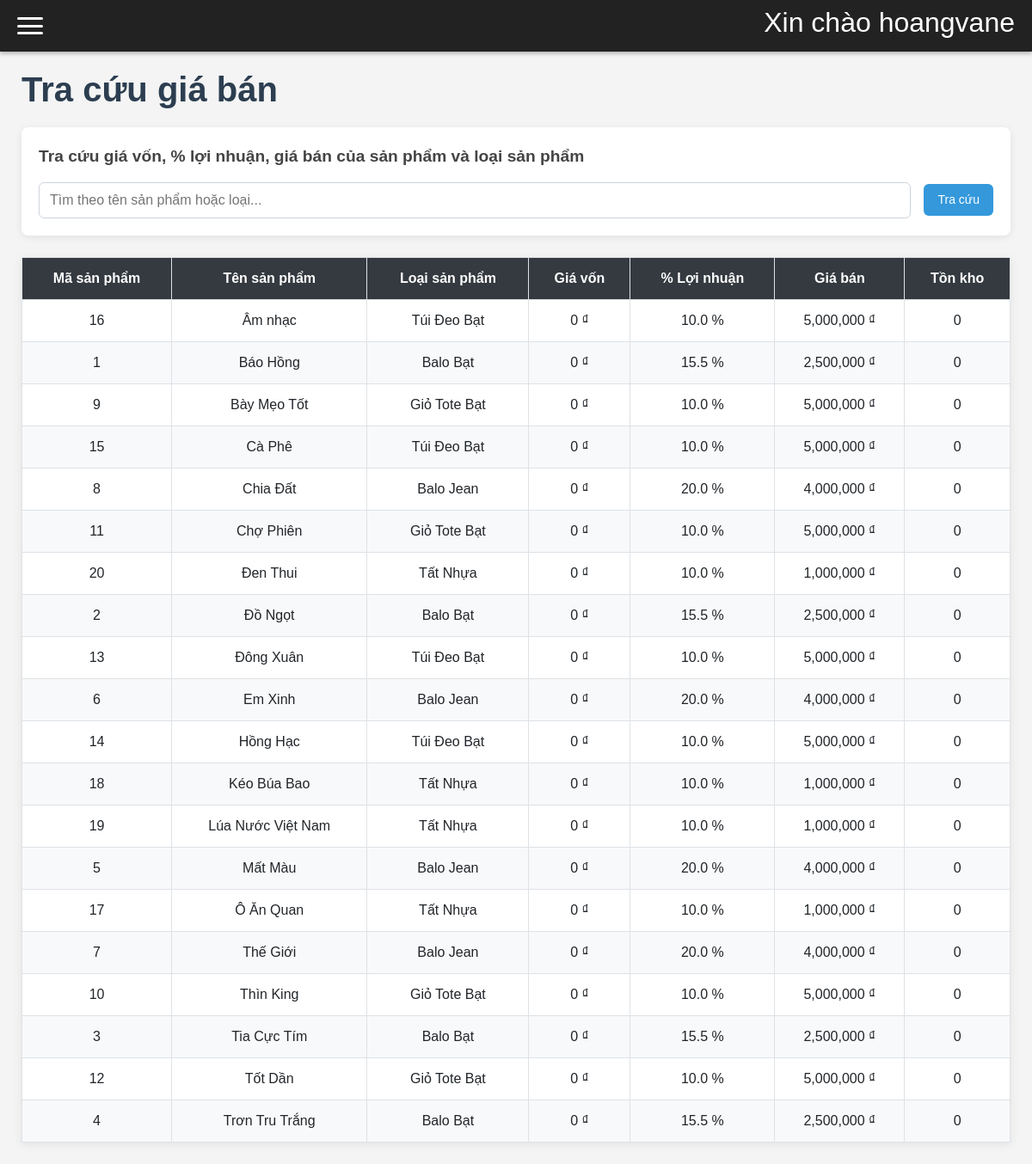
Before: /admin.php?page=giaban_tracuu (signed in) with the older database file.
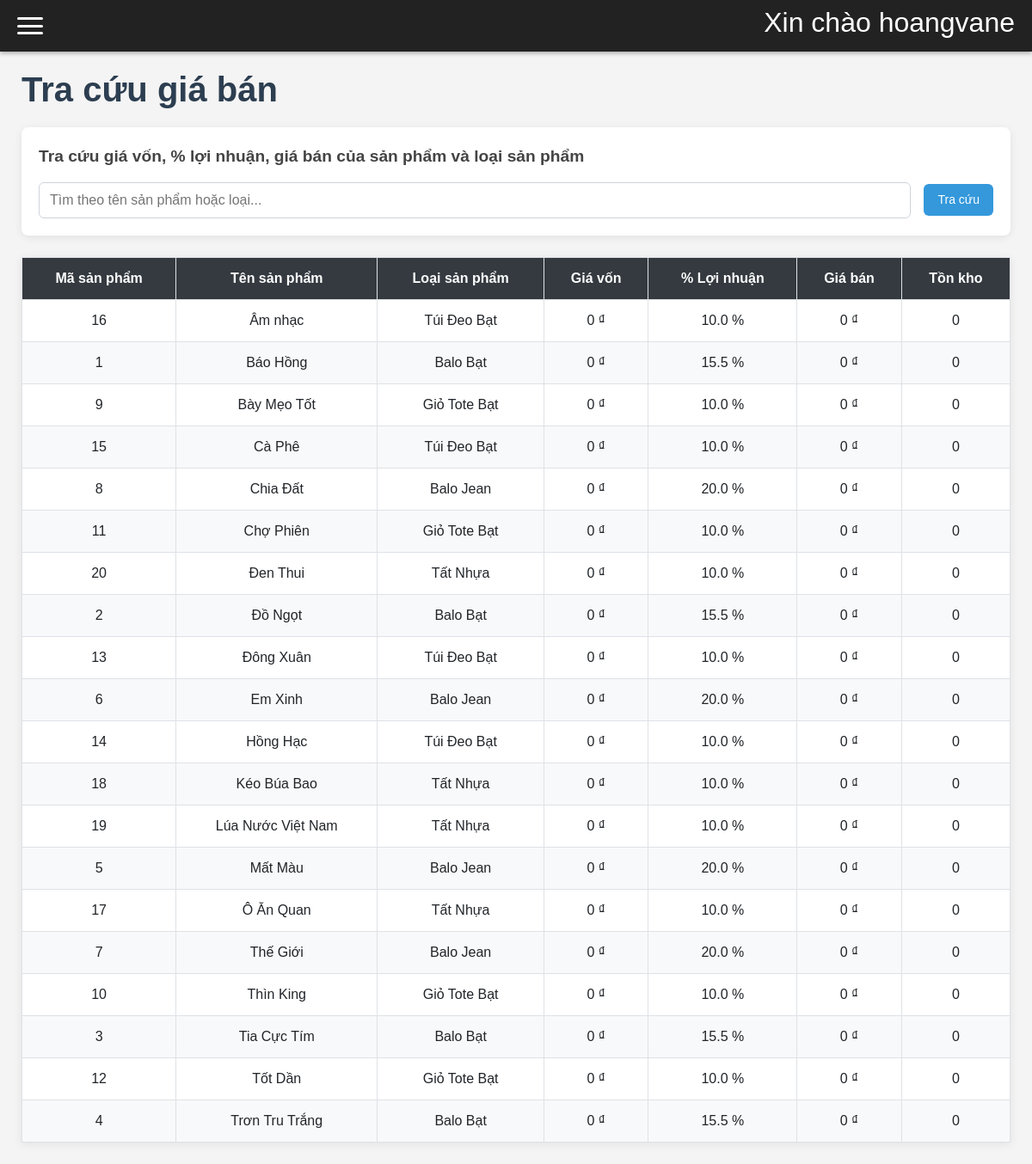
After: the same page with the newer database file.
### tables this page shows
CREATE TABLE sanpham(
    masp int auto_increment primary key not null,
    tensp varchar(225) not null,
    hientrang varchar(20) not null,
    donvitinh varchar(20) not null,
    motasp varchar(225) not null,
    soluongtontheolo int not null DEFAULT 0,
    hinhanh varchar(225) not null,
    phantramloinhuanmongmuon float not null check(phantramloinhuanmongmuon > 0),
    giavon float not null DEFAULT 0,
    giabandexuat float not null DEFAULT 0,
    maloai varchar(20),
    foreign key (maloai) references loai(maloai)
);

### giaban_tracuu.php (the view, shortened to what this page needs)
<?php
require_once 'db.php';
$keyword = trim($_GET['keyword'] ?? '');
$sql = "
    SELECT
        sp.masp,
        sp.tensp,
        COALESCE(l.tenloai, 'Chưa phân loại') AS tenloai,
        sp.giavon,
        sp.phantramloinhuanmongmuon,
        sp.giabandexuat,
        sp.soluongtontheolo
    FROM sanpham sp
    LEFT JOIN loai l ON sp.maloai = l.maloai
    WHERE 1=1
";
$sql .= " ORDER BY sp.tensp ASC";
$stmt = mysqli_prepare($conn, $sql);
mysqli_stmt_execute($stmt);
$result = mysqli_stmt_get_result($stmt);
$sanphams = [];
while ($row = mysqli_fetch_assoc($result)) {
    $sanphams[] = $row;
}
?>
<!DOCTYPE html>
<html lang="vi">
<head>
    <link href="https://cdn.jsdelivr.net/npm/bootstrap@5.3.3/dist/css/bootstrap.min.css" rel="stylesheet">
</head>
<body>
    <h1>Tra cứu giá bán</h1>
    <div class="filter-container">
        <div class="filter-title">Tra cứu giá vốn, % lợi nhuận, giá bán của sản phẩm và loại sản phẩm</div>
        <form method="get" action="admin.php" class="filter-form">
            <div class="filter-group">
                <input type="text"
                       name="keyword"
                       class="filter-input"
                       placeholder="Tìm theo tên sản phẩm hoặc loại..."
                       value="<?= htmlspecialchars($keyword) ?>">
            </div>
            <button type="submit" class="btn-filter">Tra cứu </button>
        </form>
    </div>
    <table>
        <thead>
            <tr>
                <th>Mã sản phẩm</th>
                <th>Tên sản phẩm</th>
                <th>Loại sản phẩm</th>
                <th>Giá vốn</th>
                <th>% Lợi nhuận</th>
                <th>Giá bán</th>
                <th>Tồn kho</th>
            </tr>
        </thead>
        <tbody>
            <?php if (empty($sanphams)): ?>
                <tr>
                    <td colspan="7" style="text-align:center; padding:30px; color:#777;">
                        Không tìm thấy sản phẩm nào phù hợp.
                    </td>
                </tr>
            <?php else: ?>
                <?php foreach ($sanphams as $sp): ?>
                <tr>
                    <td data-label="Mã sản phẩm"><?= htmlspecialchars($sp['masp']) ?></td>
                    <td data-label="Tên sản phẩm" class="text-left"><?= htmlspecialchars($sp['tensp']) ?></td>
                    <td data-label="Loại sản phẩm" class="text-left"><?= htmlspecialchars($sp['tenloai']) ?></td>
                    <td data-label="Giá vốn"><?= number_format($sp['giavon']) ?> ₫</td>
                    <td data-label="% Lợi nhuận"><?= number_format($sp['phantramloinhuanmongmuon'], 1) ?> %</td>
                    <td data-label="Giá bán"><?= number_format($sp['giabandexuat']) ?> ₫</td>
                    <td data-label="Tồn kho"><?= number_format($sp['soluongtontheolo']) ?></td>
                </tr>
                <?php endforeach; ?>
            <?php endif; ?>
        </tbody>
    </table>
</body>
</html>

Changed rows visible on the page:
changed sanpham "Âm nhạc": giabandexuat "5,000,000" → "0"
changed sanpham "Báo Hồng": giabandexuat "2,500,000" → "0"
changed sanpham "Bày Mẹo Tốt": giabandexuat "5,000,000" → "0"
changed sanpham "Cà Phê": giabandexuat "5,000,000" → "0"
changed sanpham "Chia Đất": giabandexuat "4,000,000" → "0"
changed sanpham "Chợ Phiên": giabandexuat "5,000,000" → "0"
changed sanpham "Đen Thui": giabandexuat "1,000,000" → "0"
changed sanpham "Đồ Ngọt": giabandexuat "2,500,000" → "0"
changed sanpham "Đông Xuân": giabandexuat "5,000,000" → "0"
changed sanpham "Em Xinh": giabandexuat "4,000,000" → "0"
changed sanpham "Hồng Hạc": giabandexuat "5,000,000" → "0"
changed sanpham "Kéo Búa Bao": giabandexuat "1,000,000" → "0"
changed sanpham "Lúa Nước Việt Nam": giabandexuat "1,000,000" → "0"
changed sanpham "Mất Màu": giabandexuat "4,000,000" → "0"
changed sanpham "Ô Ăn Quan": giabandexuat "1,000,000" → "0"
changed sanpham "Thế Giới": giabandexuat "4,000,000" → "0"
changed sanpham "Thìn King": giabandexuat "5,000,000" → "0"
changed sanpham "Tia Cực Tím": giabandexuat "2,500,000" → "0"
changed sanpham "Tốt Dần": giabandexuat "5,000,000" → "0"
changed sanpham "Trơn Tru Trắng": giabandexuat "2,500,000" → "0"
